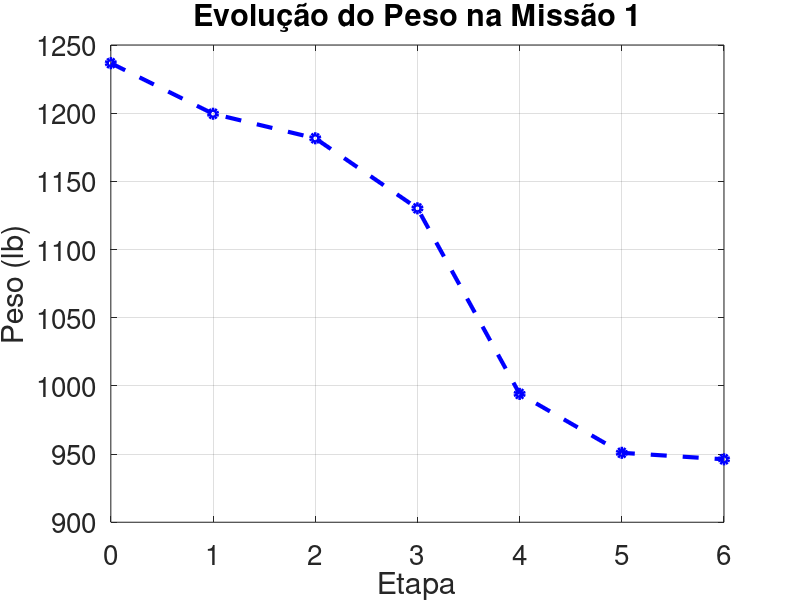

The MATLAB source for this figure:
clc
close all;
kmh_to_fts = 0.9113446583067 ;
kg_to_lb = 2.2046226218      ;
km_to_ft = 3280.84;

% --- Calculo MTOW da Missão 1 ---

% -- Considerando na missão:
% 0 - 1 Decolagem
% 1 - 2 Climb
% 2 - 3 Cruzeiro de 500 km a 250 km/h
% 3 - 4 Loiter de 2 horas
% 4 - 5 Cruzeiro de 500 km a 250 km/h
% 5 - 6 Pouso

% -- Pré-requisitos:
CP_kg = 5;
CP_lb = CP_kg * kg_to_lb ;
R_km = 500; % Alcance no cruzeiro
R_ft = R_km * km_to_ft;
Vc_kmh = 250; % Velocidade de cruzeiro
Vc_fts = Vc_kmh * kmh_to_fts;
E_h = 4; % Tempo de Loiter
E_s = E_h * 3600; %

h_m = 1000; % altitude de decolagem
l_pista = 150; % comprimento da pista
h_s = 2000; % teto de serviço

v = Vc_kmh/3.6   ; % Velocidade (m/s)
T = 275.1            ; % Temperatura do ar (K)
a_m = sqrt(1.4*T*287)  ;
M = v/a_m              ;
vmax = 300/1.863


% -- Estimativa da aeronave:
Swet_Sref = 3.5;
LD_max = 18;
LD_c = LD_max;
LD_l = 0.866 * LD_max;
AR = 14;
P_W = 0.067;
W_S = 14.4;
C_c_hr = 0.4; %consumo específico cruzeiro
C_c_s = C_c_hr/3600;

C_l_hr = 0.5; %consumo específico cruzeiro
C_l_s = C_l_hr/3600;

A = 1.67;
Kvs = 1;
c = -0.16;

% -- Peso Payload
Wpl = CP_lb;


% -- Peso Vazio
a = 0;
b = 0.69;
C1 = -0.10;
C2 = 0.05;
C3 = 0.10;
C4 = -0.05;
C5 = 0.17;

%WeW0 = @(W0) a + b*(W0^C1)* (AR^C2)*(P_W^C3)*(W_S^C4)*(vmax^C5) ;
We =  917.70 % valor código missão 2
% -- Peso Combustível

% W1/W0
W1W0 = 0.970

% W2/W1
W2W1 = 0.985 %1.0065 - 0.0325*M

% W3/W2
W3W2 = exp(-R_ft*C_c_s/(Vc_fts*LD_c))

% W4/W3
W4W3 = exp(-E_s*C_l_s/(LD_l))

% W5/W4
W5W4 = W3W2

% W6/W5
W6W5 = 0.995

WfW0 = 1.06*(1 - W1W0*W2W1*W3W2*W4W3*W5W4*W6W5);

% --- Resolvendo W0
%R = @(W0) W0 - (Wpl+ WfW0*W0 + WeW0(W0)*W0 ) ;
R = @(W0) W0 - (Wpl + WfW0*W0 + We) ;
W0 = fzero(R, 1000)

Wf = WfW0*W0


Wf = WfW0*W0
W1 = W1W0*W0
W2 = W2W1*W1
W3 = W3W2*W2
W4 = W4W3*W3
W5 = W5W4*W4
W6 = W6W5*W5
WfW0 = Wf/W0
%We = WeW0(W0)*W0

x = [0,1,2,3,4,5,6];
plot(x,[W0,W1,W2,W3,W4,W5,W6], 'b--o',  'LineWidth', 3)
grid('on')

title('Evolução do Peso na Missão 1', 'FontSize', 25)
xlabel('Etapa', 'FontSize', 25)
ylabel('Peso (lb)', 'FontSize', 25)
set(gca, 'FontSize', 20)  % controla os números dos eixos (ticks)
